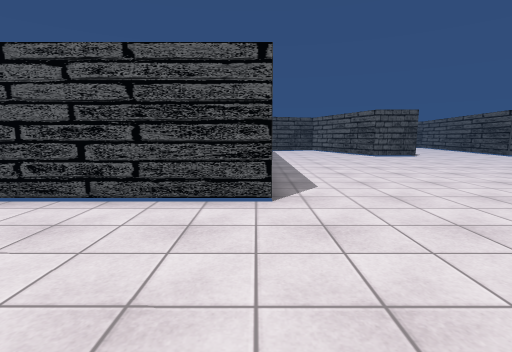
view 1 (above)

20 first-person views from a walk through a 3-D level made in the Unity game engine. The camera is 1.3 m above the floor, tilts 8° down and sees 85° across. The floor is counted in squares, 1 m on a side. Each view is taken from the middle of a square. On the plan, view 1 faces up. The plan holds only what a view shows up to about 13 squares ahead; the rest is blank. The place goes on beyond the plan. The player is left out. Some surface patterns are stand-ins.

view 2
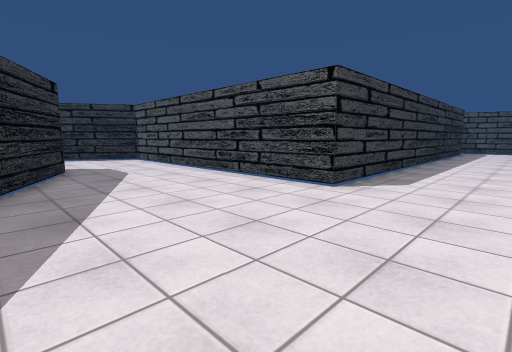

view 3
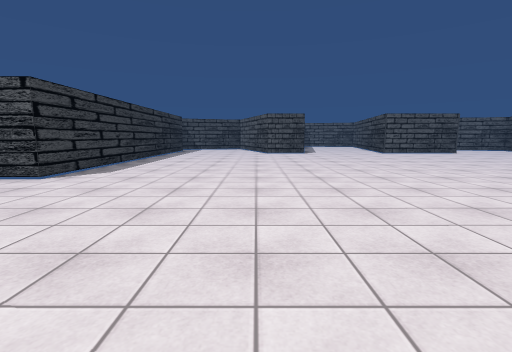

view 4
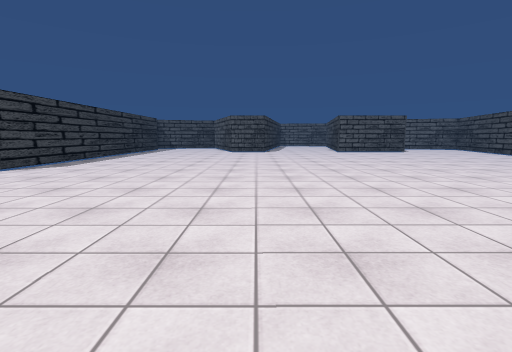

view 5
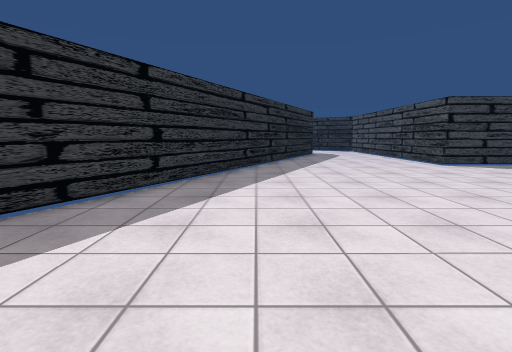

view 6
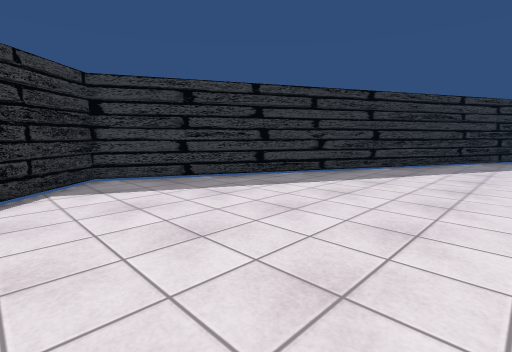

view 7
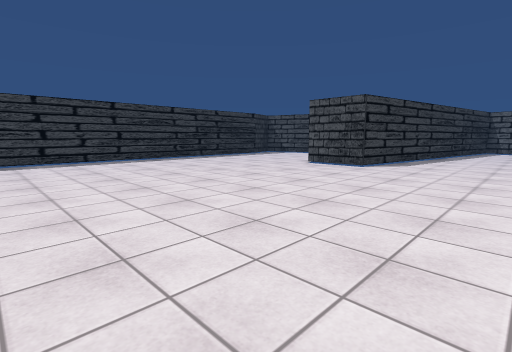

view 8
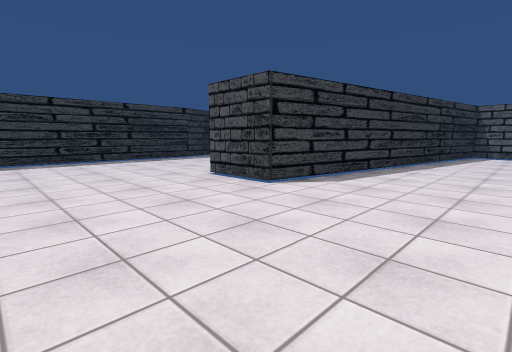

view 9
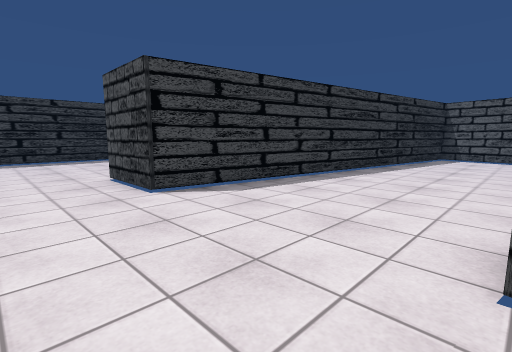

view 10
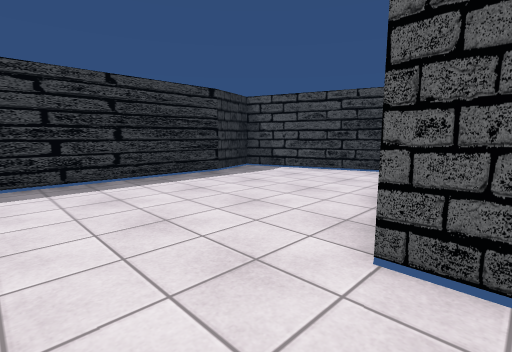

view 11
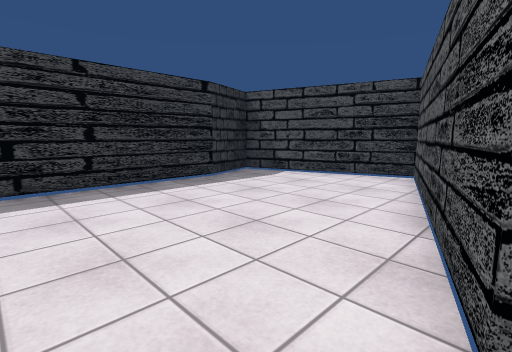

view 12
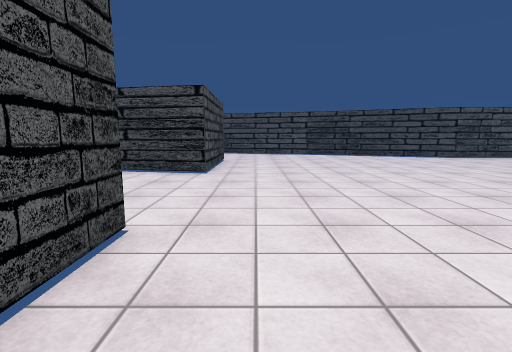

view 13
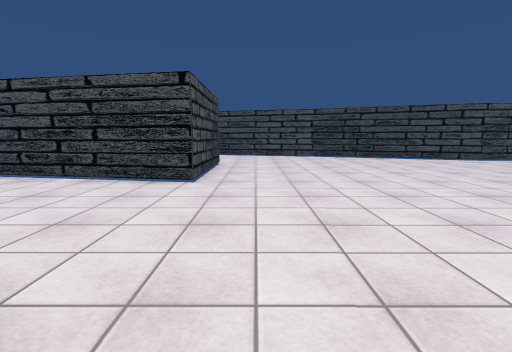

view 14
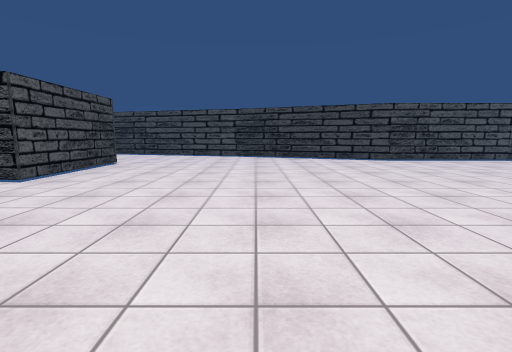

view 15
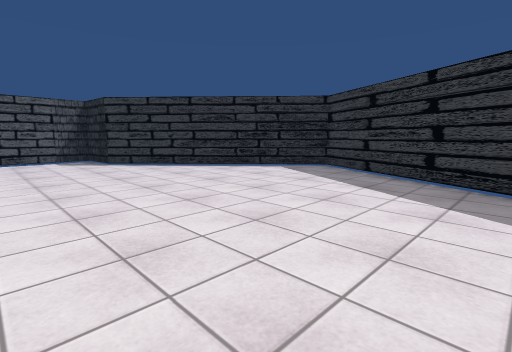

view 16
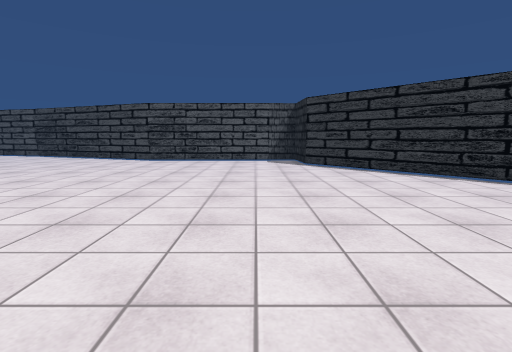

view 17
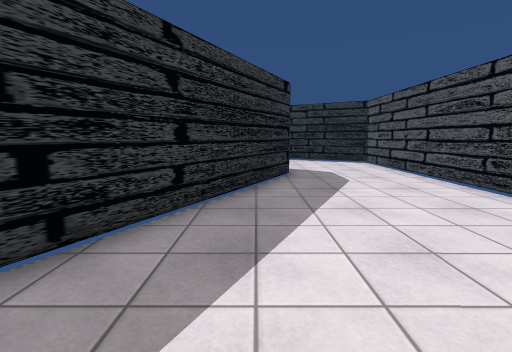

view 18
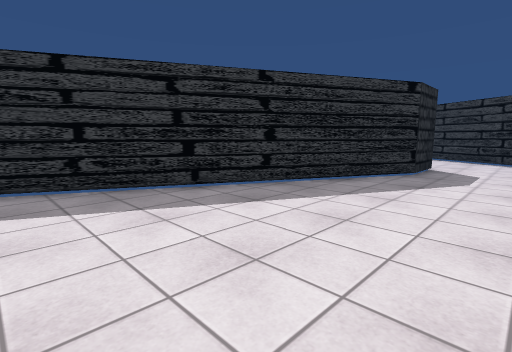

view 19
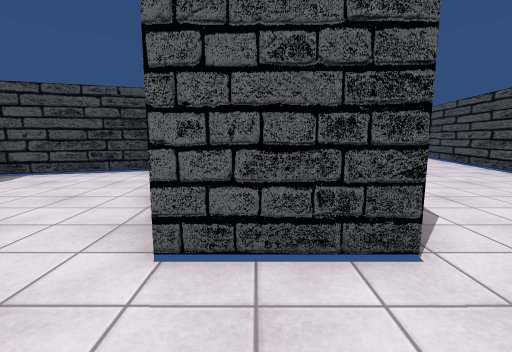

view 20
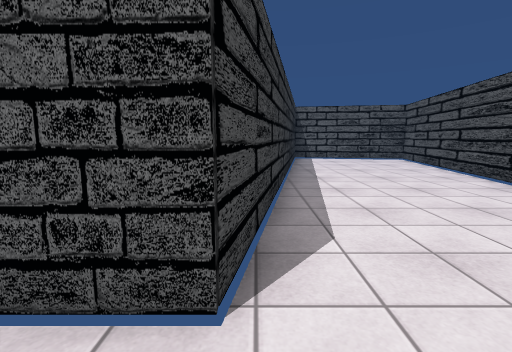

### Floor plan
Points are (right, up) in squares from view 1. A wall is a line through its corners. A room is listed if a view was taken in it or the views show most of it. See-through windows are left out.
Room 1 (views 1, 2, 3, 4, 5, 6, 7, 8, 9, 10, 11, 12, 13, 14, 15, 16, 17, 18, 19, 20)
walls: (22.2, 18.8) (16.9, 18.8) (18.9, 30.2); (-9.6, 1.1) (-7.6, 1.2) (14.6, -10.1) (22, -3.3); (12.7, 30.4) (10.7, 18.8) (7.9, 18.8) (5.4, 26.7) (-0.4, 24.8) (0.3, 22.6) (0.3, 5.6) (-11.1, 5.6)

Positions as (right, up) in squares from view 1, and headings:
1: (0, 0), facing up
2: (4, -1), facing up-left
3: (7, -3), facing up
4: (10, -5), facing up
5: (13, -3), facing left
6: (17, -1), facing down-left
7: (16, 7), facing up-left
8: (16, 13), facing up-left
9: (17, 16), facing up-left
10: (9, 16), facing up-left
11: (8, 17), facing up-left
12: (7, 17), facing right
13: (9, 17), facing right
14: (9, 12), facing right
15: (8, 1), facing down-right
16: (9, -1), facing right
17: (2, 0), facing left
18: (3, 4), facing down-left
19: (9, 16), facing up
20: (11, 17), facing up
